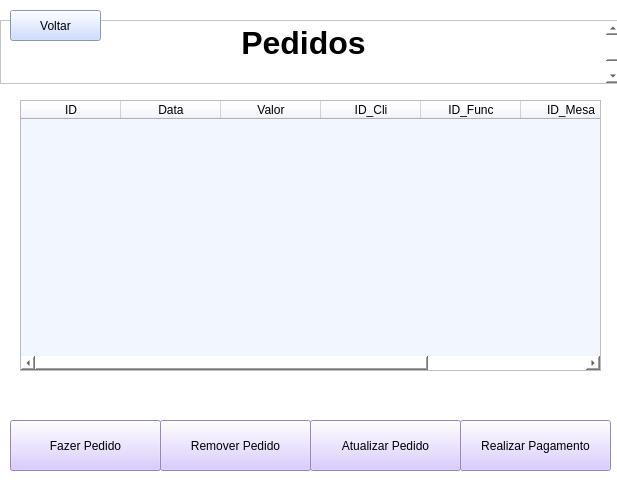
<?xml version="1.0" encoding="UTF-8"?>
<ui version="4.0">
 <class>MainWindow</class>
 <widget class="QMainWindow" name="MainWindow">
  <property name="geometry">
   <rect>
    <x>0</x>
    <y>0</y>
    <width>617</width>
    <height>500</height>
   </rect>
  </property>
  <property name="windowTitle">
   <string>MainWindow</string>
  </property>
  <property name="styleSheet">
   <string notr="true">background-color: rgb(255, 255, 255);</string>
  </property>
  <widget class="QWidget" name="centralwidget">
   <widget class="QPushButton" name="bt_fazerPedido">
    <property name="geometry">
     <rect>
      <x>10</x>
      <y>420</y>
      <width>151</width>
      <height>51</height>
     </rect>
    </property>
    <property name="styleSheet">
     <string notr="true">background-color: rgb(209, 187, 255);</string>
    </property>
    <property name="text">
     <string>Fazer Pedido</string>
    </property>
   </widget>
   <widget class="QTextEdit" name="textEdit">
    <property name="geometry">
     <rect>
      <x>0</x>
      <y>20</y>
      <width>621</width>
      <height>64</height>
     </rect>
    </property>
    <property name="html">
     <string>&lt;!DOCTYPE HTML PUBLIC &quot;-//W3C//DTD HTML 4.0//EN&quot; &quot;http://www.w3.org/TR/REC-html40/strict.dtd&quot;&gt;
&lt;html&gt;&lt;head&gt;&lt;meta name=&quot;qrichtext&quot; content=&quot;1&quot; /&gt;&lt;meta charset=&quot;utf-8&quot; /&gt;&lt;style type=&quot;text/css&quot;&gt;
p, li { white-space: pre-wrap; }
hr { height: 1px; border-width: 0; }
li.unchecked::marker { content: &quot;\2610&quot;; }
li.checked::marker { content: &quot;\2612&quot;; }
&lt;/style&gt;&lt;/head&gt;&lt;body style=&quot; font-family:'Segoe UI'; font-size:9pt; font-weight:400; font-style:normal;&quot;&gt;
&lt;p align=&quot;center&quot; style=&quot; margin-top:0px; margin-bottom:0px; margin-left:0px; margin-right:0px; -qt-block-indent:0; text-indent:0px;&quot;&gt;&lt;span style=&quot; font-size:24pt; font-weight:700;&quot;&gt;Pedidos&lt;/span&gt;&lt;/p&gt;
&lt;p align=&quot;center&quot; style=&quot;-qt-paragraph-type:empty; margin-top:0px; margin-bottom:0px; margin-left:0px; margin-right:0px; -qt-block-indent:0; text-indent:0px; font-size:24pt; font-weight:700;&quot;&gt;&lt;br /&gt;&lt;/p&gt;&lt;/body&gt;&lt;/html&gt;</string>
    </property>
   </widget>
   <widget class="QTableWidget" name="tabela_funcionarios">
    <property name="geometry">
     <rect>
      <x>20</x>
      <y>100</y>
      <width>581</width>
      <height>271</height>
     </rect>
    </property>
    <property name="styleSheet">
     <string notr="true">background-color: rgb(242, 246, 255);</string>
    </property>
    <column>
     <property name="text">
      <string>ID</string>
     </property>
    </column>
    <column>
     <property name="text">
      <string>Data</string>
     </property>
    </column>
    <column>
     <property name="text">
      <string>Valor</string>
     </property>
    </column>
    <column>
     <property name="text">
      <string>ID_Cli</string>
     </property>
    </column>
    <column>
     <property name="text">
      <string>ID_Func</string>
     </property>
    </column>
    <column>
     <property name="text">
      <string>ID_Mesa</string>
     </property>
    </column>
    <column>
     <property name="text">
      <string>ID_comida</string>
     </property>
    </column>
   </widget>
   <widget class="QPushButton" name="bt_removerPedido">
    <property name="geometry">
     <rect>
      <x>160</x>
      <y>420</y>
      <width>151</width>
      <height>51</height>
     </rect>
    </property>
    <property name="styleSheet">
     <string notr="true">background-color: rgb(209, 187, 255);</string>
    </property>
    <property name="text">
     <string>Remover Pedido</string>
    </property>
   </widget>
   <widget class="QPushButton" name="bt_atualizarPedido">
    <property name="geometry">
     <rect>
      <x>310</x>
      <y>420</y>
      <width>151</width>
      <height>51</height>
     </rect>
    </property>
    <property name="styleSheet">
     <string notr="true">background-color: rgb(209, 187, 255);</string>
    </property>
    <property name="text">
     <string>Atualizar Pedido</string>
    </property>
   </widget>
   <widget class="QPushButton" name="bt_pagamento">
    <property name="geometry">
     <rect>
      <x>460</x>
      <y>420</y>
      <width>151</width>
      <height>51</height>
     </rect>
    </property>
    <property name="styleSheet">
     <string notr="true">background-color: rgb(209, 187, 255);</string>
    </property>
    <property name="text">
     <string>Realizar Pagamento</string>
    </property>
   </widget>
   <widget class="QPushButton" name="bt_voltar">
    <property name="geometry">
     <rect>
      <x>10</x>
      <y>10</y>
      <width>91</width>
      <height>31</height>
     </rect>
    </property>
    <property name="styleSheet">
     <string notr="true">background-color: rgb(190, 211, 255);</string>
    </property>
    <property name="text">
     <string>Voltar</string>
    </property>
   </widget>
  </widget>
  <widget class="QStatusBar" name="statusbar"/>
 </widget>
 <resources/>
 <connections/>
</ui>
